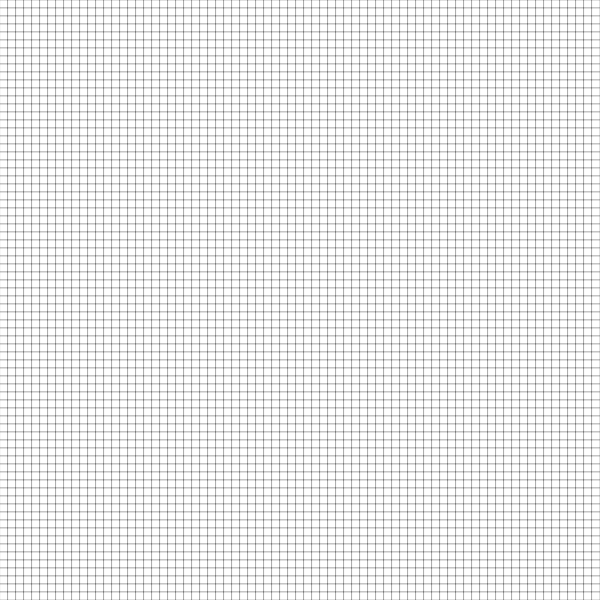
Frame 1 (no input)
Frame 60 (no input): identical to frame 1, image omitted
Frame 120 (the mouse pressed at the canvas centre since frame 60): identical to frame 1, image omitted

The p5.js sketch that drew this single still picture (run headless with seeded random() and noise() and a simulated clock; from frame 60 on, the mouse is pressed at the canvas centre):

// p5.js sketch
// ── sketch.js
const width = 600;
const side_len = 8;
let grid = [];
let running = false;
let color = 1;
let pallete = 0;
let palletes = [['white', '#02042F', '#1D1E78', '#0931B3', '#084067', '#3457C9', '#247DD4', '#0EA29E', '#50E9E5', '#7CB8FF'], 
                ['white', 'black', '#BD0E0E', '#E07B21', '#FED841', '#6AB645', '#1C84A4', '#212BAC', '#6D2A91', '#C33A88'],
                ['white', '#000823', '#FFE4AE', '#FFD756', '#F7A23A', '#F17A25', '#D74B58', '#BF0170', '#7A016D', '#36026F']
               ];

function setup() {
  for(let i = 0; i < width/side_len; i++) {
    grid[i] = [];
    for(let j = 0; j < width/side_len; j++) {
      grid[i][j] = 0;
    }
  }
  createCanvas(width, width);
}

function draw() {
  background(0);
  stroke(0);
  strokeWeight(0.25 );
  if(frameCount % 10 == 0 && running) {
    nextGen();
  } 
  drawGrid();
}

function drawGrid() {
  for(let i = 0; i < grid.length; i++) {
    for(let j = 0; j < grid[0].length; j++) {
      fill(palletes[pallete][grid[i][j]]);
      square(i*side_len, j*side_len, side_len);
    }
  }
}

function mouseClicked() {
  if(mouseX >= side_len && mouseX <= width-side_len && mouseY >= side_len && mouseY <= width-side_len) {
    let x = Math.floor(mouseX / side_len);
    let y = Math.floor(mouseY / side_len);
    grid[x][y] = color;
  }
}

function mouseDragged() {
  if(mouseX >= side_len && mouseX <= width-side_len && mouseY >= side_len && mouseY <= width-side_len) {
    let x = Math.floor(mouseX / side_len);
    let y = Math.floor(mouseY / side_len);
    grid[x][y] = color;
  }
}

function keyPressed() {
  if(keyCode >= 49 && keyCode <= 57) {
    color = -1 * (49 - keyCode) + 1;
  }
  
  if(keyCode == 32) {
    running = !running;
  }
  
  if(key == 'r') {
    for(let i = 0; i < grid.length; i++) {
      for(let j = 0; j < grid[0].length; j++) {
        grid[i][j] = 0;
      }
    }
  }

  if(key == 'f') {
    randomFill();
  }

  if(keyCode == RIGHT_ARROW) {
    pallete++;
    pallete %= palletes.length;
  }

  if(keyCode == LEFT_ARROW) {
    pallete--;
    if(pallete == -1) { pallete = palletes.length - 1; }
  }
}

function randomFill() {
  for(let i = 1; i < grid.length - 1; i++) {
    for(let j = 1; j < grid[0].length - 1; j++) {
      if(Math.random() < 0.6) {
        grid[i][j] = Math.floor(Math.random() * 8) + 1;
      }
    }
  }
}

function nextGen() {
  for(let i = 1; i < grid.length - 1; i++) {
    for(let j = 1; j < grid[0].length - 1; j++) {
      let sum = 0;
      let counts = [0, 0, 0, 0, 0, 0, 0, 0, 0, 0];
      for(let i2 = i-1; i2 <= i+1; i2++) {
        for(let j2 = j-1; j2 <= j+1; j2++) {
          if(!(i2 == i && j2 == j)) {
            if(grid[i2][j2]) sum++;
            counts[grid[i2][j2]]++;
          }
        }
      }
      let max = 1;
      for(let x = 1; x < counts.length; x++) {
        if(counts[x] == counts[max] && Math.random() < 0.5) {
          max = x;
        }
        else if(counts[x] > counts[max]) {
          max = x;
        }
      }
      if(grid[i][j]) {
        if(sum < 2) {
          grid[i][j] = 0;
        }
        else if(sum > 3) {
          grid[i][j] = 0;
        }
        else {
          grid[i][j] = max;
        }
      } else {
        if(sum == 3) {
          grid[i][j] = max;
        }
      }
    }
  }
}
// ── style.css
html, body {
  margin: 0;
  padding: 0;
}

body {
  margin: 0;
  display: flex;

  /* This centers our sketch horizontally. */
  justify-content: center;

  /* This centers our sketch vertically. */
  align-items: center;
}

canvas {
  display: block;
}

#rules {
  width:300px;
  margin:auto;
}

#what {
  width:300px;
  margin:auto;
}
